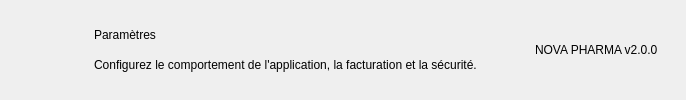
                            <widget class="QFrame" name="header_frame">
                                <property name="minimumSize">
                                    <size>
                                        <width>0</width>
                                        <height>100</height>
                                    </size>
                                </property>
                                <property name="frameShape">
                                    <enum>QFrame::Shape::NoFrame</enum>
                                </property>
                                <layout class="QHBoxLayout" name="header_layout">
                                    <property name="spacing">
                                        <number>18</number>
                                    </property>
                                    <property name="leftMargin">
                                        <number>28</number>
                                    </property>
                                    <property name="topMargin">
                                        <number>22</number>
                                    </property>
                                    <property name="rightMargin">
                                        <number>28</number>
                                    </property>
                                    <property name="bottomMargin">
                                        <number>22</number>
                                    </property>
                                    <item>
                                        <widget class="QLabel" name="header_icon">
                                            <property name="minimumSize">
                                                <size>
                                                    <width>48</width>
                                                    <height>48</height>
                                                </size>
                                            </property>
                                            <property name="maximumSize">
                                                <size>
                                                    <width>48</width>
                                                    <height>48</height>
                                                </size>
                                            </property>
                                            <property name="text">
                                                <string/>
                                            </property>
                                        </widget>
                                    </item>
                                    <item>
                                        <layout class="QVBoxLayout" name="headerTitles">
                                            <property name="spacing">
                                                <number>4</number>
                                            </property>
                                            <item>
                                                <widget class="QLabel" name="page_title">
                                                    <property name="text">
                                                        <string>Paramètres</string>
                                                    </property>
                                                </widget>
                                            </item>
                                            <item>
                                                <widget class="QLabel" name="page_subtitle">
                                                    <property name="text">
                                                        <string>Configurez le comportement de l'application, la facturation et la sécurité.</string>
                                                    </property>
                                                </widget>
                                            </item>
                                        </layout>
                                    </item>
                                    <item>
                                        <spacer name="headerSpacer">
                                            <property name="orientation">
                                                <enum>Qt::Orientation::Horizontal</enum>
                                            </property>
                                            <property name="sizeHint" stdset="0">
                                                <size>
                                                    <width>40</width>
                                                    <height>20</height>
                                                </size>
                                            </property>
                                        </spacer>
                                    </item>
                                    <item>
                                        <widget class="QLabel" name="version_badge">
                                            <property name="text">
                                                <string>NOVA PHARMA v2.0.0</string>
                                            </property>
                                        </widget>
                                    </item>
                                </layout>
                            </widget>
